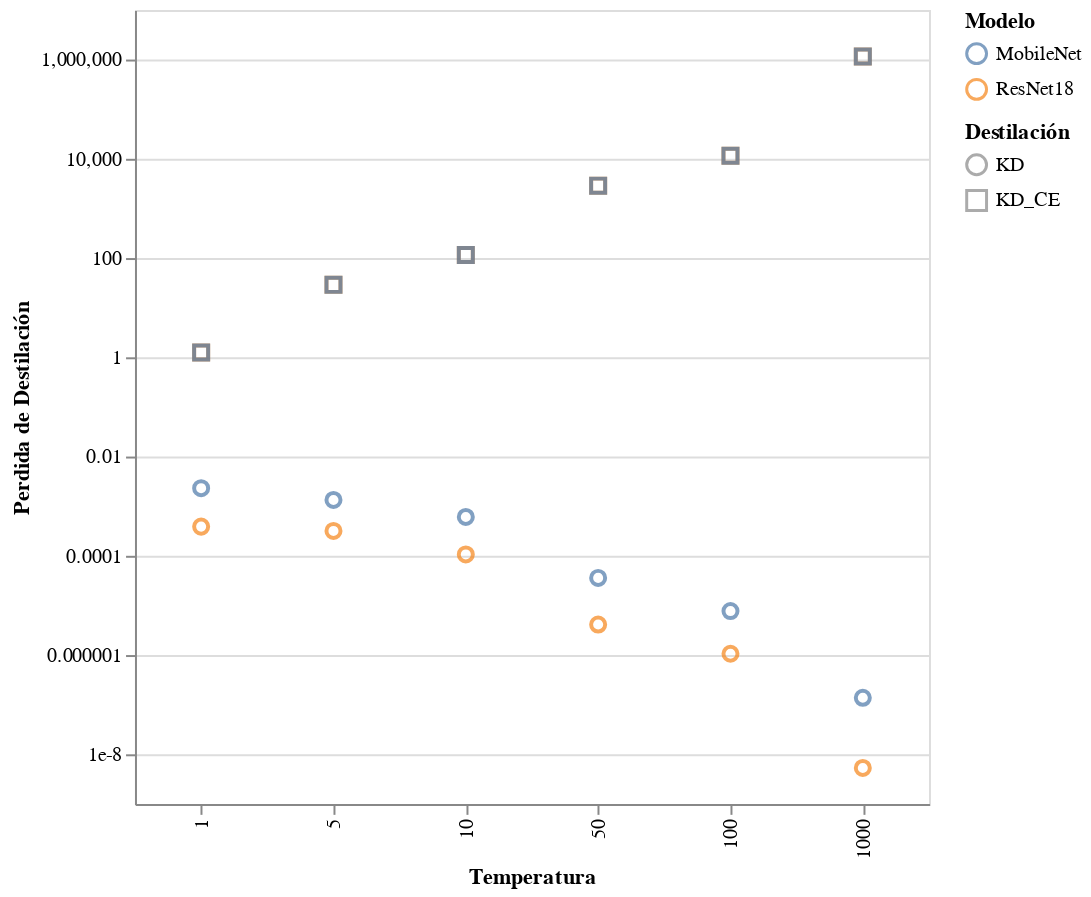

This figure's notebook cell:
### Code cell
data=KD.load_data(folder=folder)

def plot(data,phase,field,center=False,shape=(400,400),scale=None):
    detalle=['test_acc', 'test_teacher/acc', 'test_loss', 'test_eval',
           'train_acc', 'train_teacher/acc', 'train_loss', 'train_eval','distillation', 'temp']
    
    field_dict={'acc':"Accuracy [%]", 'eval':"Perdida Cross Entropy", 'loss':"Perdida de Destilación"
        
    }
    
    if scale is None:
        scale='log' if field in ['loss','eval'] else 'linear'
    else:
        print("scale", scale)
    
    print("lasorra")
    #data['train_acc']-=data['test_acc']
    
    
    bar=alt.Chart(data).mark_point().encode(
        alt.X('temp:O', scale=alt.Scale(zero=False,base=10,type='log', ),title="Temperatura"),
        alt.Y('%s_%s'%(phase,field), 
              scale=alt.Scale(zero=False, type=scale), 
              title=field_dict[field]),
        shape=alt.Shape('distillation', legend=alt.Legend(title="Destilación")),
        color=alt.Color('student', legend=alt.Legend(title="Modelo")),
        size=alt.value(50),
        tooltip=detalle
    ).interactive()
    
    if field == 'acc':
        accs = {'Model':['MobileNet','ResNet18','ResNet101'],
                      'ce_train':[95.73,98.15,98.52],
                      'ce_test':[87.8,90.58,90.68]}
        if center:
            d=dict(list(zip(accs['Model'],accs['ce_%s'%phase])))
            data['%s_acc'%phase]-=[d[i] for i in data['student']]        
        else:
            df=pd.DataFrame(accs)
            aggregates = alt.Chart(df).mark_rule(opacity=0.5).encode(
                        y='ce_%s:Q'%phase,
                        color='Model:N',
                        size=alt.value(2))
            
            return (aggregates+bar).properties(width=shape[0],height=shape[1]) 
        
    return bar.properties(width=shape[0],height=shape[1])
    
plot(data,phase='train',field="loss",center=True,scale="log")

### Figure 1 — Vega-Lite specification as saved in the notebook (floating-point values rounded to 4 significant figures)
{"config": {"view": {"continuousWidth": 400, "continuousHeight": 300}}, "data": {"name": "data-a33b8d46a6bd48a080b943474e8453b6"}, "mark": "point", "encoding": {"color": {"type": "nominal", "field": "student", "legend": {"title": "Modelo"}}, "shape": {"type": "nominal", "field": "distillation", "legend": {"title": "Destilación"}}, "size": {"value": 50}, "tooltip": [{"type": "quantitative", "field": "test_acc"}, {"type": "quantitative", "field": "test_teacher/acc"}, {"type": "quantitative", "field": "test_loss"}, {"type": "quantitative", "field": "test_eval"}, {"type": "quantitative", "field": "train_acc"}, {"type": "quantitative", "field": "train_teacher/acc"}, {"type": "quantitative", "field": "train_loss"}, {"type": "quantitative", "field": "train_eval"}, {"type": "nominal", "field": "distillation"}, {"type": "quantitative", "field": "temp"}], "x": {"type": "ordinal", "field": "temp", "scale": {"base": 10, "type": "log", "zero": false}, "title": "Temperatura"}, "y": {"type": "quantitative", "field": "train_loss", "scale": {"type": "log", "zero": false}, "title": "Perdida de Destilación"}}, "height": 400, "selection": {"selector024": {"type": "interval", "bind": "scales", "encodings": ["x", "y"]}}, "width": 400, "$schema": "https://vega.github.io/schema/vega-lite/v4.0.0.json", "datasets": {"data-a33b8d46a6bd48a080b943474e8453b6": [{"Unnamed: 0": 0, "test_acc": 10.0, "test_teacher/acc": 90.68, "test_loss": 11510.0, "test_eval": 2.303, "train_acc": 9.84, "train_teacher/acc": 10.0, "train_loss": 11520.0, "train_eval": 2.303, "epoch": 11, "lr": 0.01, "epochs": 20, "train_batch_size": 128, "test_batch_size": 100, "student": "ResNet18", "teacher": "ResNet101", "distillation": "KD_CE", "resume": true, "temp": 100.0}, {"Unnamed: 0": 1, "test_acc": 10.0, "test_teacher/acc": 90.68, "test_loss": 1.274, "test_eval": 2.326, "train_acc": 10.0, "train_teacher/acc": 10.0, "train_loss": 1.246, "train_eval": 2.328, "epoch": 0, "lr": 0.01, "epochs": 20, "train_batch_size": 128, "test_batch_size": 100, "student": "ResNet18", "teacher": "ResNet101", "distillation": "KD_CE", "resume": true, "temp": 1.0}, {"Unnamed: 0": 2, "test_acc": 10.0, "test_teacher/acc": 90.68, "test_loss": 1152000.0, "test_eval": 2.303, "train_acc": 9.934, "train_teacher/acc": 10.01, "train_loss": 1152000.0, "train_eval": 2.305, "epoch": 13, "lr": 0.01, "epochs": 20, "train_batch_size": 128, "test_batch_size": 100, "student": "ResNet18", "teacher": "ResNet101", "distillation": "KD_CE", "resume": true, "temp": 1000.0}, {"Unnamed: 0": 3, "test_acc": 10.0, "test_teacher/acc": 90.68, "test_loss": 115.2, "test_eval": 2.303, "train_acc": 9.946, "train_teacher/acc": 10.0, "train_loss": 115.2, "train_eval": 2.303, "epoch": 3, "lr": 0.01, "epochs": 20, "train_batch_size": 128, "test_batch_size": 100, "student": "ResNet18", "teacher": "ResNet101", "distillation": "KD_CE", "resume": true, "temp": 10.0}, {"Unnamed: 0": 4, "test_acc": 13.19, "test_teacher/acc": 90.68, "test_loss": 28.83, "test_eval": 2.303, "train_acc": 9.984, "train_teacher/acc": 9.996, "train_loss": 28.83, "train_eval": 2.303, "epoch": 22, "lr": 0.01, "epochs": 20, "train_batch_size": 128, "test_batch_size": 100, "student": "ResNet18", "teacher": "ResNet101", "distillation": "KD_CE", "resume": true, "temp": 5.0}, {"Unnamed: 0": 5, "test_acc": 10.2, "test_teacher/acc": 90.68, "test_loss": 2878.0, "test_eval": 2.302, "train_acc": 10.05, "train_teacher/acc": 10.01, "train_loss": 2879.0, "train_eval": 2.303, "epoch": 26, "lr": 0.01, "epochs": 20, "train_batch_size": 128, "test_batch_size": 100, "student": "ResNet18", "teacher": "ResNet101", "distillation": "KD_CE", "resume": true, "temp": 50.0}, {"Unnamed: 0": 6, "test_acc": 11.21, "test_teacher/acc": 90.68, "test_loss": 0.0007929, "test_eval": 9.148, "train_acc": 10.0, "train_teacher/acc": 9.996, "train_loss": 1.062e-06, "train_eval": 13.4, "epoch": 25, "lr": 0.01, "epochs": 20, "train_batch_size": 128, "test_batch_size": 100, "student": "ResNet18", "teacher": "ResNet101", "distillation": "KD", "resume": true, "temp": 100.0}, {"Unnamed: 0": 7, "test_acc": 10.0, "test_teacher/acc": 90.68, "test_loss": 1.09, "test_eval": 10.97, "train_acc": 10.0, "train_teacher/acc": 10.01, "train_loss": 0.0003872, "train_eval": 10.0, "epoch": 25, "lr": 0.01, "epochs": 20, "train_batch_size": 128, "test_batch_size": 100, "student": "ResNet18", "teacher": "ResNet101", "distillation": "KD", "resume": true, "temp": 1.0}, {"Unnamed: 0": 8, "test_acc": 10.44, "test_teacher/acc": 90.68, "test_loss": 9.713e-06, "test_eval": 11.73, "train_acc": 9.994, "train_teacher/acc": 9.99, "train_loss": 5.305e-09, "train_eval": 13.41, "epoch": 24, "lr": 0.01, "epochs": 20, "train_batch_size": 128, "test_batch_size": 100, "student": "ResNet18", "teacher": "ResNet101", "distillation": "KD", "resume": true, "temp": 1000.0}, {"Unnamed: 0": 9, "test_acc": 10.26, "test_teacher/acc": 90.68, "test_loss": 0.07357, "test_eval": 13.53, "train_acc": 9.996, "train_teacher/acc": 9.998, "train_loss": 0.0001066, "train_eval": 13.41, "epoch": 25, "lr": 0.01, "epochs": 20, "train_batch_size": 128, "test_batch_size": 100, "student": "ResNet18", "teacher": "ResNet101", "distillation": "KD", "resume": true, "temp": 10.0}, {"Unnamed: 0": 10, "test_acc": 10.57, "test_teacher/acc": 90.68, "test_loss": 0.1736, "test_eval": 10.76, "train_acc": 10.01, "train_teacher/acc": 10.01, "train_loss": 0.000317, "train_eval": 13.38, "epoch": 21, "lr": 0.01, "epochs": 20, "train_batch_size": 128, "test_batch_size": 100, "student": "ResNet18", "teacher": "ResNet101", "distillation": "KD", "resume": true, "temp": 5.0}, {"Unnamed: 0": 11, "test_acc": 10.15, "test_teacher/acc": 90.68, "test_loss": 0.003164, "test_eval": 9.273, "train_acc": 9.998, "train_teacher/acc": 9.998, "train_loss": 4.12e-06, "train_eval": 13.4, "epoch": 29, "lr": 0.01, "epochs": 20, "train_batch_size": 128, "test_batch_size": 100, "student": "ResNet18", "teacher": "ResNet101", "distillation": "KD", "resume": true, "temp": 50.0}, {"Unnamed: 0": 24, "test_acc": 10.0, "test_teacher/acc": 90.68, "test_loss": 11510.0, "test_eval": 2.303, "train_acc": 9.948, "train_teacher/acc": 10.01, "train_loss": 11520.0, "train_eval": 2.303, "epoch": 1, "lr": 0.01, "epochs": 20, "train_batch_size": 128, "test_batch_size": 100, "student": "MobileNet", "teacher": "ResNet101", "distillation": "KD_CE", "resume": true, "temp": 100.0}, {"Unnamed: 0": 25, "test_acc": 10.0, "test_teacher/acc": 90.68, "test_loss": 1.275, "test_eval": 2.328, "train_acc": 10.0, "train_teacher/acc": 10.01, "train_loss": 1.246, "train_eval": 2.328, "epoch": 0, "lr": 0.01, "epochs": 20, "train_batch_size": 128, "test_batch_size": 100, "student": "MobileNet", "teacher": "ResNet101", "distillation": "KD_CE", "resume": true, "temp": 1.0}, {"Unnamed: 0": 26, "test_acc": 10.0, "test_teacher/acc": 90.68, "test_loss": 1152000.0, "test_eval": 2.305, "train_acc": 10.1, "train_teacher/acc": 10.0, "train_loss": 1152000.0, "train_eval": 2.303, "epoch": 17, "lr": 0.01, "epochs": 20, "train_batch_size": 128, "test_batch_size": 100, "student": "MobileNet", "teacher": "ResNet101", "distillation": "KD_CE", "resume": true, "temp": 1000.0}, {"Unnamed: 0": 27, "test_acc": 10.0, "test_teacher/acc": 90.68, "test_loss": 115.2, "test_eval": 2.304, "train_acc": 9.946, "train_teacher/acc": 9.998, "train_loss": 115.2, "train_eval": 2.303, "epoch": 5, "lr": 0.01, "epochs": 20, "train_batch_size": 128, "test_batch_size": 100, "student": "MobileNet", "teacher": "ResNet101", "distillation": "KD_CE", "resume": true, "temp": 10.0}, {"Unnamed: 0": 28, "test_acc": 10.0, "test_teacher/acc": 90.68, "test_loss": 28.84, "test_eval": 2.303, "train_acc": 9.746, "train_teacher/acc": 9.998, "train_loss": 28.83, "train_eval": 2.303, "epoch": 1, "lr": 0.01, "epochs": 20, "train_batch_size": 128, "test_batch_size": 100, "student": "MobileNet", "teacher": "ResNet101", "distillation": "KD_CE", "resume": true, "temp": 5.0}, {"Unnamed: 0": 29, "test_acc": 10.0, "test_teacher/acc": 90.68, "test_loss": 2879.0, "test_eval": 2.303, "train_acc": 9.922, "train_teacher/acc": 9.996, "train_loss": 2879.0, "train_eval": 2.303, "epoch": 5, "lr": 0.01, "epochs": 20, "train_batch_size": 128, "test_batch_size": 100, "student": "MobileNet", "teacher": "ResNet101", "distillation": "KD_CE", "resume": true, "temp": 50.0}, {"Unnamed: 0": 30, "test_acc": 10.09, "test_teacher/acc": 90.68, "test_loss": 0.001035, "test_eval": 13.37, "train_acc": 10.0, "train_teacher/acc": 9.992, "train_loss": 7.695e-06, "train_eval": 13.44, "epoch": 18, "lr": 0.01, "epochs": 20, "train_batch_size": 128, "test_batch_size": 100, "student": "MobileNet", "teacher": "ResNet101", "distillation": "KD", "resume": true, "temp": 100.0}, {"Unnamed: 0": 31, "test_acc": 10.07, "test_teacher/acc": 90.68, "test_loss": 2.864, "test_eval": 28.81, "train_acc": 10.0, "train_teacher/acc": 9.994, "train_loss": 0.002305, "train_eval": 8.808, "epoch": 19, "lr": 0.01, "epochs": 20, "train_batch_size": 128, "test_batch_size": 100, "student": "MobileNet", "teacher": "ResNet101", "distillation": "KD", "resume": true, "temp": 1.0}, {"Unnamed: 0": 32, "test_acc": 10.0, "test_teacher/acc": 90.68, "test_loss": 1.705e-05, "test_eval": 21.8, "train_acc": 10.0, "train_teacher/acc": 10.0, "train_loss": 1.378e-07, "train_eval": 13.44, "epoch": 0, "lr": 0.01, "epochs": 20, "train_batch_size": 128, "test_batch_size": 100, "student": "MobileNet", "teacher": "ResNet101", "distillation": "KD", "resume": true, "temp": 1000.0}, {"Unnamed: 0": 33, "test_acc": 10.09, "test_teacher/acc": 90.68, "test_loss": 0.09074, "test_eval": 14.48, "train_acc": 10.0, "train_teacher/acc": 9.994, "train_loss": 0.0006069, "train_eval": 13.37, "epoch": 17, "lr": 0.01, "epochs": 20, "train_batch_size": 128, "test_batch_size": 100, "student": "MobileNet", "teacher": "ResNet101", "distillation": "KD", "resume": true, "temp": 10.0}, {"Unnamed: 0": 34, "test_acc": 10.01, "test_teacher/acc": 90.68, "test_loss": 0.219, "test_eval": 14.37, "train_acc": 10.0, "train_teacher/acc": 9.994, "train_loss": 0.001334, "train_eval": 13.26, "epoch": 17, "lr": 0.01, "epochs": 20, "train_batch_size": 128, "test_batch_size": 100, "student": "MobileNet", "teacher": "ResNet101", "distillation": "KD", "resume": true, "temp": 5.0}, {"Unnamed: 0": 35, "test_acc": 10.12, "test_teacher/acc": 90.68, "test_loss": 0.2901, "test_eval": 116.8, "train_acc": 10.0, "train_teacher/acc": 10.0, "train_loss": 3.589e-05, "train_eval": 13.44, "epoch": 11, "lr": 0.01, "epochs": 20, "train_batch_size": 128, "test_batch_size": 100, "student": "MobileNet", "teacher": "ResNet101", "distillation": "KD", "resume": true, "temp": 50.0}]}}
